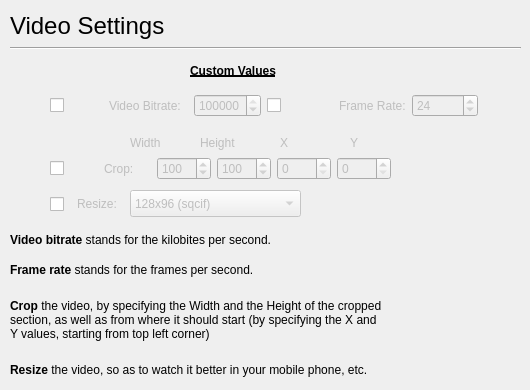
   <widget class="QWidget" name="page_2">
    <widget class="QLabel" name="label_2">
     <property name="geometry">
      <rect>
       <x>10</x>
       <y>10</y>
       <width>461</width>
       <height>31</height>
      </rect>
     </property>
     <property name="font">
      <font>
       <pointsize>18</pointsize>
      </font>
     </property>
     <property name="text">
      <string>Video Settings</string>
     </property>
    </widget>
    <widget class="Line" name="line_2">
     <property name="geometry">
      <rect>
       <x>10</x>
       <y>40</y>
       <width>511</width>
       <height>16</height>
      </rect>
     </property>
     <property name="orientation">
      <enum>Qt::Horizontal</enum>
     </property>
    </widget>
    <widget class="QLabel" name="size_value">
     <property name="geometry">
      <rect>
       <x>350</x>
       <y>220</y>
       <width>41</width>
       <height>17</height>
      </rect>
     </property>
     <property name="text">
      <string/>
     </property>
    </widget>
    <widget class="QLabel" name="label_17">
     <property name="geometry">
      <rect>
       <x>190</x>
       <y>60</y>
       <width>111</width>
       <height>21</height>
      </rect>
     </property>
     <property name="font">
      <font>
       <weight>75</weight>
       <bold>true</bold>
       <underline>true</underline>
      </font>
     </property>
     <property name="text">
      <string>Custom Values</string>
     </property>
    </widget>
    <widget class="QLabel" name="video_width_label">
     <property name="enabled">
      <bool>false</bool>
     </property>
     <property name="geometry">
      <rect>
       <x>130</x>
       <y>134</y>
       <width>66</width>
       <height>17</height>
      </rect>
     </property>
     <property name="text">
      <string>Width</string>
     </property>
    </widget>
    <widget class="QLabel" name="video_height_label">
     <property name="enabled">
      <bool>false</bool>
     </property>
     <property name="geometry">
      <rect>
       <x>200</x>
       <y>134</y>
       <width>66</width>
       <height>17</height>
      </rect>
     </property>
     <property name="text">
      <string>Height</string>
     </property>
    </widget>
    <widget class="QLabel" name="video_x_label">
     <property name="enabled">
      <bool>false</bool>
     </property>
     <property name="geometry">
      <rect>
       <x>280</x>
       <y>134</y>
       <width>21</width>
       <height>17</height>
      </rect>
     </property>
     <property name="text">
      <string>X</string>
     </property>
    </widget>
    <widget class="QLabel" name="video_y_label">
     <property name="enabled">
      <bool>false</bool>
     </property>
     <property name="geometry">
      <rect>
       <x>350</x>
       <y>134</y>
       <width>21</width>
       <height>17</height>
      </rect>
     </property>
     <property name="text">
      <string>Y</string>
     </property>
    </widget>
    <widget class="QLabel" name="label_18">
     <property name="geometry">
      <rect>
       <x>10</x>
       <y>290</y>
       <width>471</width>
       <height>61</height>
      </rect>
     </property>
     <property name="text">
      <string>&lt;html&gt;&lt;head/&gt;&lt;body&gt;&lt;p&gt;&lt;span style=&quot; font-weight:600;&quot;&gt;Crop &lt;/span&gt;the video, by specifying the Width and the Height of the cropped&lt;br&gt;section, as well as from where it should start (by specifying the X and&lt;br&gt;Y values, starting from top left corner)&lt;/body&gt;&lt;/html&gt;</string>
     </property>
    </widget>
    <widget class="QCheckBox" name="video_resize_checkbox">
     <property name="geometry">
      <rect>
       <x>50</x>
       <y>194</y>
       <width>20</width>
       <height>21</height>
      </rect>
     </property>
     <property name="focusPolicy">
      <enum>Qt::NoFocus</enum>
     </property>
     <property name="text">
      <string/>
     </property>
    </widget>
    <widget class="QLabel" name="resize_label">
     <property name="enabled">
      <bool>false</bool>
     </property>
     <property name="geometry">
      <rect>
       <x>77</x>
       <y>195</y>
       <width>47</width>
       <height>17</height>
      </rect>
     </property>
     <property name="text">
      <string>Resize:</string>
     </property>
    </widget>
    <widget class="QComboBox" name="video_resize_combobox">
     <property name="enabled">
      <bool>false</bool>
     </property>
     <property name="geometry">
      <rect>
       <x>130</x>
       <y>190</y>
       <width>171</width>
       <height>27</height>
      </rect>
     </property>
     <item>
      <property name="text">
       <string>128x96 (sqcif)</string>
      </property>
     </item>
     <item>
      <property name="text">
       <string>160x120 (qqvga)</string>
      </property>
     </item>
     <item>
      <property name="text">
       <string>176x144 (qcif)</string>
      </property>
     </item>
     <item>
      <property name="text">
       <string>320x200 (cga)</string>
      </property>
     </item>
     <item>
      <property name="text">
       <string>320x240 (qvga)</string>
      </property>
     </item>
     <item>
      <property name="text">
       <string>352x288 (cif)</string>
      </property>
     </item>
     <item>
      <property name="text">
       <string>704x576 (4cif)</string>
      </property>
     </item>
     <item>
      <property name="text">
       <string>640x350 (ega)</string>
      </property>
     </item>
     <item>
      <property name="text">
       <string>640x480 (vga)</string>
      </property>
     </item>
     <item>
      <property name="text">
       <string>800x600 (svga)</string>
      </property>
     </item>
     <item>
      <property name="text">
       <string>852x480 (hd480)</string>
      </property>
     </item>
     <item>
      <property name="text">
       <string>852x480 (wvga)</string>
      </property>
     </item>
     <item>
      <property name="text">
       <string>1024x768 (xga)</string>
      </property>
     </item>
     <item>
      <property name="text">
       <string>1280x720 (hd720)</string>
      </property>
     </item>
     <item>
      <property name="text">
       <string>1280x1024 (sxga)</string>
      </property>
     </item>
     <item>
      <property name="text">
       <string>1366x768 (wxga)</string>
      </property>
     </item>
     <item>
      <property name="text">
       <string>1408x1152 (16cif)</string>
      </property>
     </item>
     <item>
      <property name="text">
       <string>1600x1200 (uxga)</string>
      </property>
     </item>
     <item>
      <property name="text">
       <string>1600x1024 (wsxga)</string>
      </property>
     </item>
     <item>
      <property name="text">
       <string>1920x1080 (hd1080)</string>
      </property>
     </item>
     <item>
      <property name="text">
       <string>1920x1200 (wuxga)</string>
      </property>
     </item>
     <item>
      <property name="text">
       <string>2048x1536 (qxga)</string>
      </property>
     </item>
     <item>
      <property name="text">
       <string>2560x1600 (woxga)</string>
      </property>
     </item>
     <item>
      <property name="text">
       <string>2560x2048 (qsxga)</string>
      </property>
     </item>
     <item>
      <property name="text">
       <string>3200x2048 (wqsxga)</string>
      </property>
     </item>
     <item>
      <property name="text">
       <string>3840x2400 (wquxga)</string>
      </property>
     </item>
     <item>
      <property name="text">
       <string>5120x4096 (hsxga)</string>
      </property>
     </item>
     <item>
      <property name="text">
       <string>6400x4096 (whsxga)</string>
      </property>
     </item>
     <item>
      <property name="text">
       <string>7680x4800 (whuxga)</string>
      </property>
     </item>
    </widget>
    <widget class="QWidget" name="layoutWidget_6">
     <property name="geometry">
      <rect>
       <x>50</x>
       <y>154</y>
       <width>341</width>
       <height>29</height>
      </rect>
     </property>
     <layout class="QHBoxLayout" name="horizontalLayout_8">
      <item>
       <widget class="QCheckBox" name="video_crop_checkbox">
        <property name="focusPolicy">
         <enum>Qt::NoFocus</enum>
        </property>
        <property name="text">
         <string/>
        </property>
       </widget>
      </item>
      <item>
       <widget class="QLabel" name="crop_label">
        <property name="enabled">
         <bool>false</bool>
        </property>
        <property name="text">
         <string>Crop:</string>
        </property>
       </widget>
      </item>
      <item>
       <widget class="QSpinBox" name="video_width_spinbox">
        <property name="enabled">
         <bool>false</bool>
        </property>
        <property name="minimum">
         <number>1</number>
        </property>
        <property name="maximum">
         <number>2000</number>
        </property>
        <property name="value">
         <number>100</number>
        </property>
       </widget>
      </item>
      <item>
       <widget class="QSpinBox" name="video_height_spinbox">
        <property name="enabled">
         <bool>false</bool>
        </property>
        <property name="minimum">
         <number>1</number>
        </property>
        <property name="maximum">
         <number>2000</number>
        </property>
        <property name="value">
         <number>100</number>
        </property>
       </widget>
      </item>
      <item>
       <widget class="QSpinBox" name="video_x_spinbox">
        <property name="enabled">
         <bool>false</bool>
        </property>
        <property name="minimum">
         <number>0</number>
        </property>
        <property name="maximum">
         <number>2000</number>
        </property>
        <property name="value">
         <number>0</number>
        </property>
       </widget>
      </item>
      <item>
       <widget class="QSpinBox" name="video_y_spinbox">
        <property name="enabled">
         <bool>false</bool>
        </property>
        <property name="minimum">
         <number>0</number>
        </property>
        <property name="maximum">
         <number>2000</number>
        </property>
        <property name="value">
         <number>0</number>
        </property>
       </widget>
      </item>
     </layout>
    </widget>
    <widget class="QLabel" name="label_19">
     <property name="geometry">
      <rect>
       <x>10</x>
       <y>360</y>
       <width>471</width>
       <height>21</height>
      </rect>
     </property>
     <property name="text">
      <string>&lt;html&gt;&lt;head/&gt;&lt;body&gt;&lt;p&gt;&lt;span style=&quot; font-weight:600;&quot;&gt;Resize &lt;/span&gt;the video, so as to watch it better in your mobile phone, etc.&lt;/body&gt;&lt;/html&gt;</string>
     </property>
    </widget>
    <widget class="QLabel" name="label_21">
     <property name="geometry">
      <rect>
       <x>10</x>
       <y>230</y>
       <width>471</width>
       <height>21</height>
      </rect>
     </property>
     <property name="text">
      <string>&lt;html&gt;&lt;head/&gt;&lt;body&gt;&lt;p&gt;&lt;span style=&quot; font-weight:600;&quot;&gt;Video bitrate &lt;/span&gt; stands for the kilobites per second.&lt;/body&gt;&lt;/html&gt;</string>
     </property>
    </widget>
    <widget class="QLabel" name="label_22">
     <property name="geometry">
      <rect>
       <x>10</x>
       <y>260</y>
       <width>471</width>
       <height>21</height>
      </rect>
     </property>
     <property name="text">
      <string>&lt;html&gt;&lt;head/&gt;&lt;body&gt;&lt;p&gt;&lt;span style=&quot; font-weight:600;&quot;&gt;Frame rate &lt;/span&gt; stands for the frames per second.&lt;/body&gt;&lt;/html&gt;</string>
     </property>
    </widget>
    <widget class="QWidget" name="layoutWidget_10">
     <property name="geometry">
      <rect>
       <x>50</x>
       <y>90</y>
       <width>428</width>
       <height>31</height>
      </rect>
     </property>
     <layout class="QHBoxLayout" name="horizontalLayout_13">
      <item>
       <layout class="QHBoxLayout" name="horizontalLayout_11">
        <item>
         <widget class="QCheckBox" name="video_bitrate_checkbox">
          <property name="focusPolicy">
           <enum>Qt::NoFocus</enum>
          </property>
          <property name="toolTip">
           <string>Click to enable custom audio bitrate</string>
          </property>
          <property name="text">
           <string/>
          </property>
         </widget>
        </item>
        <item>
         <widget class="QLabel" name="video_bitrate_label">
          <property name="enabled">
           <bool>false</bool>
          </property>
          <property name="text">
           <string>Video Bitrate:  </string>
          </property>
         </widget>
        </item>
        <item>
         <widget class="QSpinBox" name="video_bitrate_spinBox">
          <property name="enabled">
           <bool>false</bool>
          </property>
          <property name="minimum">
           <number>32</number>
          </property>
          <property name="maximum">
           <number>1000000000</number>
          </property>
          <property name="value">
           <number>3900000</number>
          </property>
         </widget>
        </item>
       </layout>
      </item>
      <item>
       <layout class="QHBoxLayout" name="horizontalLayout_12">
        <item>
         <widget class="QCheckBox" name="video_frame_rate_checkbox">
          <property name="focusPolicy">
           <enum>Qt::NoFocus</enum>
          </property>
          <property name="toolTip">
           <string>Click to enable custom sample rate</string>
          </property>
          <property name="text">
           <string/>
          </property>
         </widget>
        </item>
        <item>
         <widget class="QLabel" name="video_frame_rate_label">
          <property name="enabled">
           <bool>false</bool>
          </property>
          <property name="text">
           <string>Frame Rate:</string>
          </property>
         </widget>
        </item>
        <item>
         <widget class="QSpinBox" name="video_frame_rate_spinBox">
          <property name="enabled">
           <bool>false</bool>
          </property>
          <property name="minimum">
           <number>1</number>
          </property>
          <property name="maximum">
           <number>300</number>
          </property>
          <property name="value">
           <number>24</number>
          </property>
         </widget>
        </item>
       </layout>
      </item>
     </layout>
    </widget>
   </widget>
